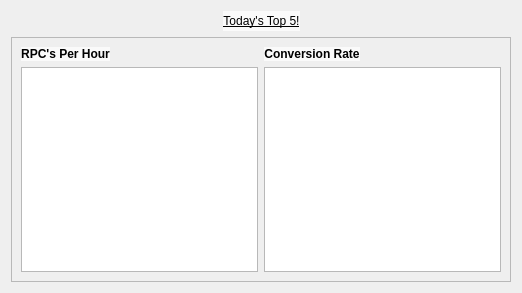
<?xml version="1.0" encoding="UTF-8"?>
<ui version="4.0">
 <class>top5Agents</class>
 <widget class="QDialog" name="top5Agents">
  <property name="geometry">
   <rect>
    <x>0</x>
    <y>0</y>
    <width>522</width>
    <height>293</height>
   </rect>
  </property>
  <property name="windowTitle">
   <string>Today's Top 5</string>
  </property>
  <property name="windowIcon">
   <iconset>
    <normaloff>Meduit_logo.ico</normaloff>Meduit_logo.ico</iconset>
  </property>
  <layout class="QGridLayout" name="gridLayout">
   <item row="0" column="1">
    <widget class="QLabel" name="label">
     <property name="sizePolicy">
      <sizepolicy hsizetype="Maximum" vsizetype="Preferred">
       <horstretch>0</horstretch>
       <verstretch>0</verstretch>
      </sizepolicy>
     </property>
     <property name="styleSheet">
      <string notr="true">QLabel{
	font: 75 22pt &quot;Segoe Print&quot;;
	text-decoration: underline;
	background-color: qlineargradient(spread:pad, x1:0.557, y1:0, x2:0.511, y2:1, stop:0.528409 rgba(255, 255, 255, 174));
}</string>
     </property>
     <property name="text">
      <string>Today's Top 5!</string>
     </property>
     <property name="alignment">
      <set>Qt::AlignCenter</set>
     </property>
    </widget>
   </item>
   <item row="0" column="0">
    <spacer name="horizontalSpacer">
     <property name="orientation">
      <enum>Qt::Horizontal</enum>
     </property>
     <property name="sizeHint" stdset="0">
      <size>
       <width>40</width>
       <height>20</height>
      </size>
     </property>
    </spacer>
   </item>
   <item row="0" column="2">
    <spacer name="horizontalSpacer_2">
     <property name="orientation">
      <enum>Qt::Horizontal</enum>
     </property>
     <property name="sizeHint" stdset="0">
      <size>
       <width>40</width>
       <height>20</height>
      </size>
     </property>
    </spacer>
   </item>
   <item row="1" column="0" colspan="3">
    <widget class="QFrame" name="frame">
     <property name="frameShape">
      <enum>QFrame::StyledPanel</enum>
     </property>
     <property name="frameShadow">
      <enum>QFrame::Raised</enum>
     </property>
     <layout class="QGridLayout" name="gridLayout_2">
      <item row="1" column="3">
       <widget class="QListView" name="listConvView">
        <property name="styleSheet">
         <string notr="true">QListView{
	font: 12pt &quot;MS Shell Dlg 2&quot;;
}</string>
        </property>
       </widget>
      </item>
      <item row="0" column="3">
       <widget class="QLabel" name="label_3">
        <property name="sizePolicy">
         <sizepolicy hsizetype="Maximum" vsizetype="Preferred">
          <horstretch>0</horstretch>
          <verstretch>0</verstretch>
         </sizepolicy>
        </property>
        <property name="styleSheet">
         <string notr="true">QLabel{
	font: 14pt &quot;Corbel&quot;;
	font-weight: bold;
	background-color: qlineargradient(spread:pad, x1:0.557, y1:0, x2:0.511, y2:1, stop:0.528409 rgba(255, 255, 255, 174));
}</string>
        </property>
        <property name="text">
         <string>Conversion Rate</string>
        </property>
        <property name="alignment">
         <set>Qt::AlignCenter</set>
        </property>
       </widget>
      </item>
      <item row="1" column="2">
       <widget class="QListView" name="listRPCView">
        <property name="styleSheet">
         <string notr="true">QListView{
	font: 12pt &quot;MS Shell Dlg 2&quot;;
}</string>
        </property>
       </widget>
      </item>
      <item row="0" column="2">
       <widget class="QLabel" name="label_2">
        <property name="sizePolicy">
         <sizepolicy hsizetype="Maximum" vsizetype="Preferred">
          <horstretch>0</horstretch>
          <verstretch>0</verstretch>
         </sizepolicy>
        </property>
        <property name="styleSheet">
         <string notr="true">QLabel{
	font: 14pt &quot;Corbel&quot;;
	font-weight: bold;
	background-color: qlineargradient(spread:pad, x1:0.557, y1:0, x2:0.511, y2:1, stop:0.528409 rgba(255, 255, 255, 174));
}</string>
        </property>
        <property name="text">
         <string>RPC's Per Hour</string>
        </property>
        <property name="alignment">
         <set>Qt::AlignCenter</set>
        </property>
       </widget>
      </item>
     </layout>
    </widget>
   </item>
  </layout>
 </widget>
 <resources/>
 <connections/>
</ui>
